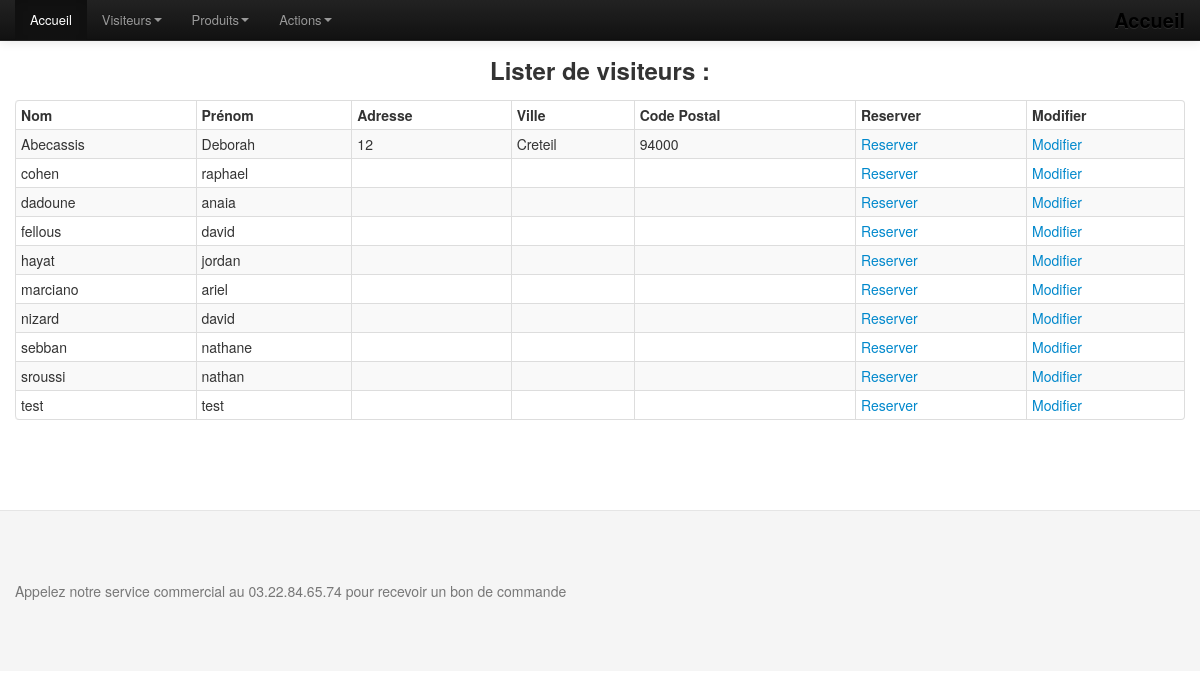
The page /listerVisiteur.php on the database its author committed.
### tables this page shows
CREATE TABLE `visiteur` (
  `VIS_MATRICULE` char(10) NOT NULL,
  `VIS_NOM` char(25) DEFAULT NULL,
  `VIS_PRENOM` char(50) DEFAULT NULL,
  `VIS_ADRESSE` char(50) DEFAULT NULL,
  `VIS_CP` char(5) DEFAULT NULL,
  `VIS_VILLE` char(30) DEFAULT NULL,
  `VIS_DATEEMBAUCHE` datetime DEFAULT NULL,
  `SEC_CODE` char(1) DEFAULT NULL,
  `LAB_CODE` char(2) DEFAULT NULL
);

### listerVisiteur.php (called while the page is built, shortened)
<?php
 include('./tools/fonction.php');
  $repVues = './vues/';
  $cat="";
  $visiteur = listerVisiteur($cat);
  include($repVues."entete.php") ;
  include($repVues."menu.php") ;
  include($repVues."vListerVisiteur.php");
  include($repVues."pied.php") ;
  ?>

### tools/fonction.php (called while the page is built, shortened)
<?php
function listerVisiteur()
{
  $connexion = connexionBdd();
  if (TRUE)
  {
      $requete="select vis_nom, VIS_MATRICULE, vis_prenom, vis_adresse, vis_ville, vis_cp from visiteur";
      $jeuResultat=$connexion->query($requete);
      $jeuResultat->setFetchMode(PDO::FETCH_OBJ);
      $i = 0;
      $ligne = $jeuResultat->fetch();
      while($ligne)
      {
          $visiteur[$i]['nom']=$ligne->vis_nom;
          $visiteur[$i]['prenom']=$ligne->vis_prenom;
          $visiteur[$i]['adresse']=$ligne->vis_adresse;
          $visiteur[$i]['ville']=$ligne->vis_ville;
          $visiteur[$i]['cp']=$ligne->vis_cp;
          $visiteur[$i]['VIS_MATRICULE']=$ligne->VIS_MATRICULE;
          $ligne=$jeuResultat->fetch();
          $i = $i + 1;
      }
  }
  return $visiteur;
}
?>

### vues/vListerVisiteur.php (the view, shortened to what this page needs)
<div class="container">
    <table class="table table-bordered table-striped table-condensed">
      <caption>
<?php
    if (isset($cat))
    {
?>
<?php
echo "<h3>Lister de visiteurs :</h3>";
    }
?>
      </caption>
      <thead>
<?php
if (count($visiteur) > 0)
{
?>
        <tr>
          <th>Nom</th>
          <th>Prénom</th>
          <th>Adresse</th>
         <th>Ville</th>
         <th>Code Postal</th>
         <th>Reserver</th>
         <th>Modifier</th>
         </tr>
<?php
}
else
{
 echo "<h1>Aucune fleur ne correspond � votre recherche</h1>";
}
?>
      </thead>
      <tbody>
<?php
    $i = 0;
    while($i < count($visiteur))
    {
 ?>
        <tr>
            <td><?php echo $visiteur[$i]["nom"] ?></td>
            <td><?php echo $visiteur[$i]["prenom"]?></td>
            <td><?php echo $visiteur[$i]["adresse"]?></td>
            <td><?php echo $visiteur[$i]["ville"]?></td>
           <td><?php echo $visiteur[$i]["cp"]?></td>
           <td><a href='./Reserver.php?ID=<?php echo $visiteur[$i]["VIS_MATRICULE"]?>'>Reserver</a></td>
           <td><a href='./modifier.php?ID=<?php echo $visiteur[$i]["VIS_MATRICULE"]?>'>Modifier</a></td>
         </tr>
<?php
        $i = $i + 1;
     }
?>
       </tbody>
     </table>
  </div>

### assets/css/docs.css (style rules this page uses)
body { position: relative; padding-top: 40px; }

### rows shown on the page
visiteur: VIS_NOM "Abecassis", VIS_PRENOM "Deborah", VIS_ADRESSE "12", VIS_VILLE "Creteil", VIS_CP "94000"
visiteur: VIS_NOM "cohen", VIS_PRENOM "raphael"
visiteur: VIS_NOM "dadoune", VIS_PRENOM "anaia"
visiteur: VIS_NOM "fellous", VIS_PRENOM "david"
visiteur: VIS_NOM "hayat", VIS_PRENOM "jordan"
visiteur: VIS_NOM "marciano", VIS_PRENOM "ariel"
visiteur: VIS_NOM "nizard", VIS_PRENOM "david"
visiteur: VIS_NOM "sebban", VIS_PRENOM "nathane"
visiteur: VIS_NOM "sroussi", VIS_PRENOM "nathan"
visiteur: VIS_NOM "test", VIS_PRENOM "test"
